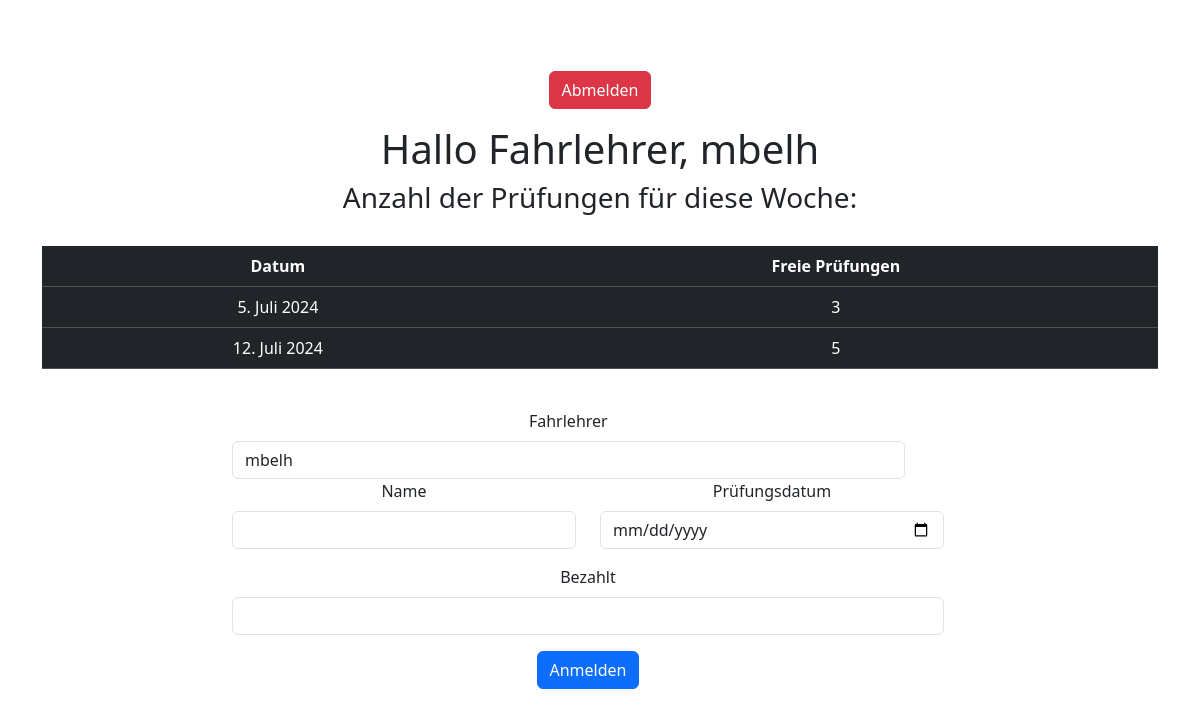
Before: /home/ (signed in) with the older database file.
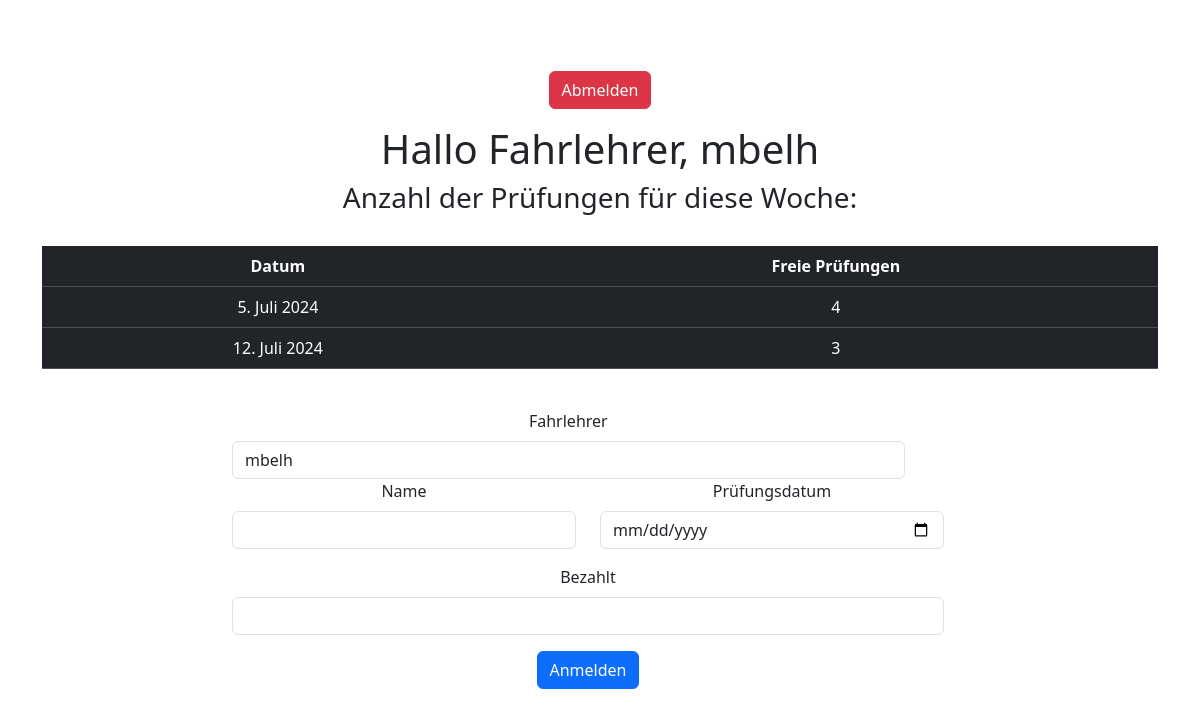
After: the same page with the newer database file.
### fahrschulemanager_fullstack/models.py (models this page shows, shortened)
class Events(models.Model):
    date = models.DateField(blank=False, null=False)
    text_event = models.BigIntegerField(null=False, blank=False)

### fahrschulemanager_fullstack/views.py (the view, shortened to what this page needs)
# urls.py: 2. Add a URL to urlpatterns:  path('', views.home, name='home')
@csrf_exempt
def home(request):
    form = Pruefung()
    prftexterr = ""
    pruefung = Events.objects.all()
    anzahl_prf = Events.objects.all()
    prueflinge = Prüflinge.objects.all()
    prfl = [p.name for p in prueflinge]
    form = Pruefung(user=request.user)
    if request.method == "POST" and 'logout' in request.POST:
        logout(request)
        return redirect("/")
    context = {
        "pruefung": pruefung,
        "form": form,
        "prftexterr": prftexterr,
    }
    return render(request, "home.html", context)

### fahrschulemanager_fullstack/forms.py
class Pruefung(forms.ModelForm):
    def __init__(self, *args, **kwargs):
        user = kwargs.pop('user', None)
        super(Pruefung, self).__init__(*args, **kwargs)
        if user:
            self.fields['fl'].initial = user.username
    class Meta:
        model = Prüflinge
        fields = "__all__"
        widgets = {
            "fl": forms.TextInput(attrs={'class': 'form-control'}),
            "name": forms.TextInput(attrs={'class': 'form-control'}),
            "bezahlt": forms.TextInput(attrs={'class': 'form-control'}),
            "prüfungsdatum": forms.DateInput(attrs={'class': 'form-control', 'type': 'date'}, format='%Y-%m-%d')
        }

### fahrschulemanager_fullstack/templates/home.html (shortened to what this page needs)
<!DOCTYPE html>
<html lang="en">
{% load static %}
<head>
    <link href="https://cdn.jsdelivr.net/npm/bootstrap@5.3.3/dist/css/bootstrap.min.css" rel="stylesheet">
</head>
<body class="d-flex justify-content-center align-items-center min-vh-100">
{% if user.is_authenticated %}
    <div class="container text-center">
        <div class="mb-3">
            <form action="" method="post">
                <button class="btn btn-danger" type="submit" name="logout">Abmelden</button>
            </form>
        </div>
        <div class="mb-4">
            <h1>Hallo Fahrlehrer, {{ user.username }}</h1>
            <h3>Anzahl der Prüfungen für diese Woche:</h3>
        </div>
        <div class="mb-4">
            <div class="table-responsive">
                <table class="table table-dark">
                    <thead>
                        <tr>
                            <th scope="col">Datum</th>
                            <th scope="col">Freie Prüfungen</th>
                        </tr>
                    </thead>
                    <tbody>
                        {% for item in pruefung %}
                        <tr>
                            <td>{{ item.date }}</td>
                            <td>{{ item.text_event }}</td>
                        </tr>
                        {% endfor %}
                    </tbody>
                </table>
            </div>
        </div>
        <div class="row justify-content-center mb-4">
            <form id="form" method="POST" class="col-12 col-md-8">
                 <div class="row mb-3">
                    <div class="col-11">
                        <label for="name" class="form-label">Fahrlehrer</label>
                        {{ form.fl }}
                </div>
                <div class="row mb-3">
                    <div class="col-md-6">
                        <label for="name" class="form-label">Name</label>
                        {{ form.name }}
                    </div>
                    <div class="col-md-6">
                        <label for="prüfungsdatum" class="form-label">Prüfungsdatum</label>
                        {{ form.prüfungsdatum }}
                    </div>
                </div>
                <div class="row mb-3">
                    <div class="col-12">
                        <label for="bezahlt" class="form-label">Bezahlt</label>
                        {{ form.bezahlt }}
                    </div>
                </div>
                <div class="row">
                    <div class="col-12">
                        <button type="submit" class="btn btn-primary" name="anmelden">Anmelden</button>
                    </div>
                </div>
            </form>
        </div>
    </div>
{% else %}
    <div class="container text-center">
        <h1>Kein Zugriff oder bist Abgemeldet</h1>
        <a href="/">Zurück zum Login</a>
    </div>
{% endif %}
</body>
</html>

Changed rows visible on the page:
changed Events "5. Juli 2024": text_event "3" → "4"
changed Events "12. Juli 2024": text_event "5" → "3"
